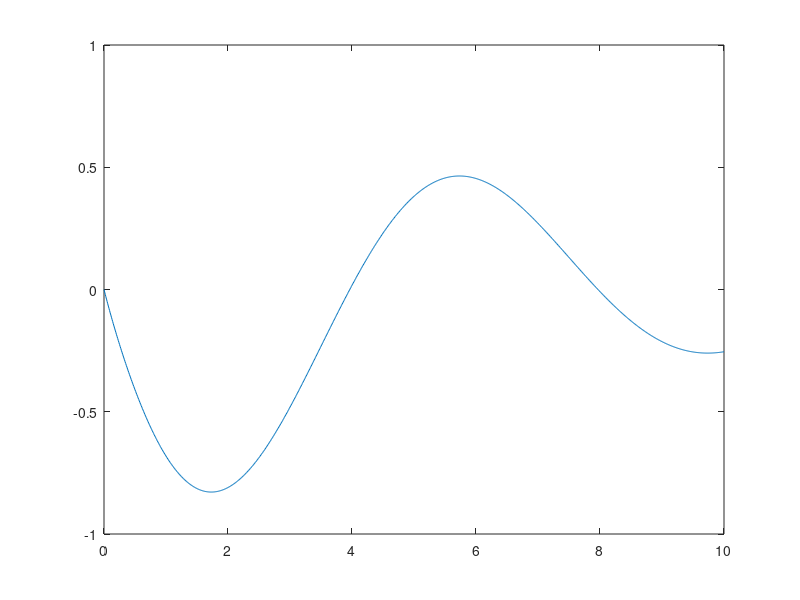

Recreate this plot in MATLAB.
%MP 3.4 
%a)
a = [ 0 1 0 ; 0 0 1; -3 -2 -5] ; b = [0 ; 0 ; 1] ; c = [ 1 0 0] ; d = [ 0 ];

a
b
c
d

%Plot the response with input x(0)
sys = ss(a,b,c,d);
x0 = [ 0 ; -1 ; 1 ] ; 

t = [ 0 : 0.01 : 10 ] ;
u = 0*t; %zero input
[ y ,T , x ] = lsim(sys , u , t , x0);

plot(T,y);

%B)Compute the state transition matrix

dt = 10;
%State transition matrix PHI
PHI = expm(a*dt)
%x(t)
Xf1 = PHI * x0







